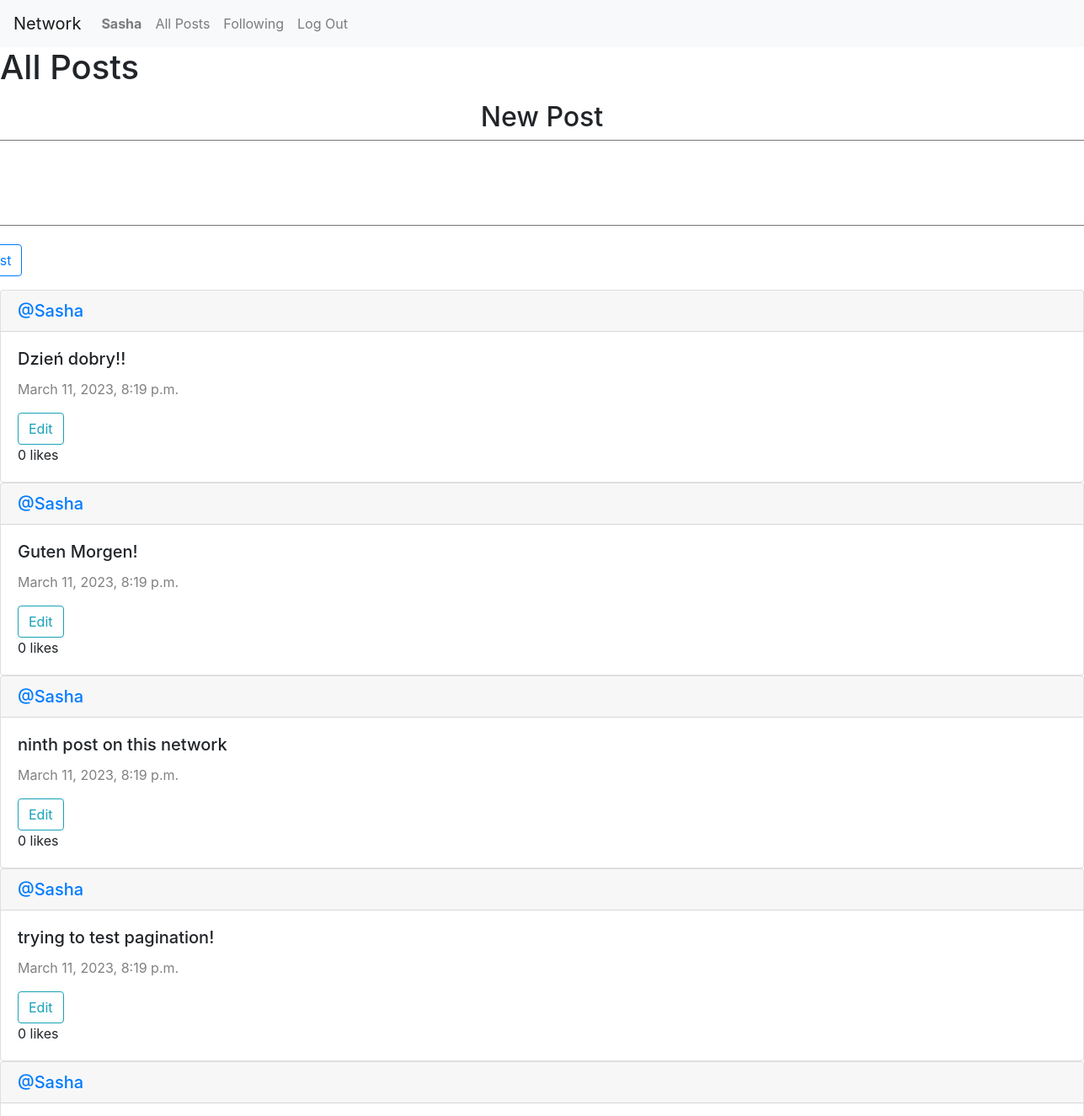
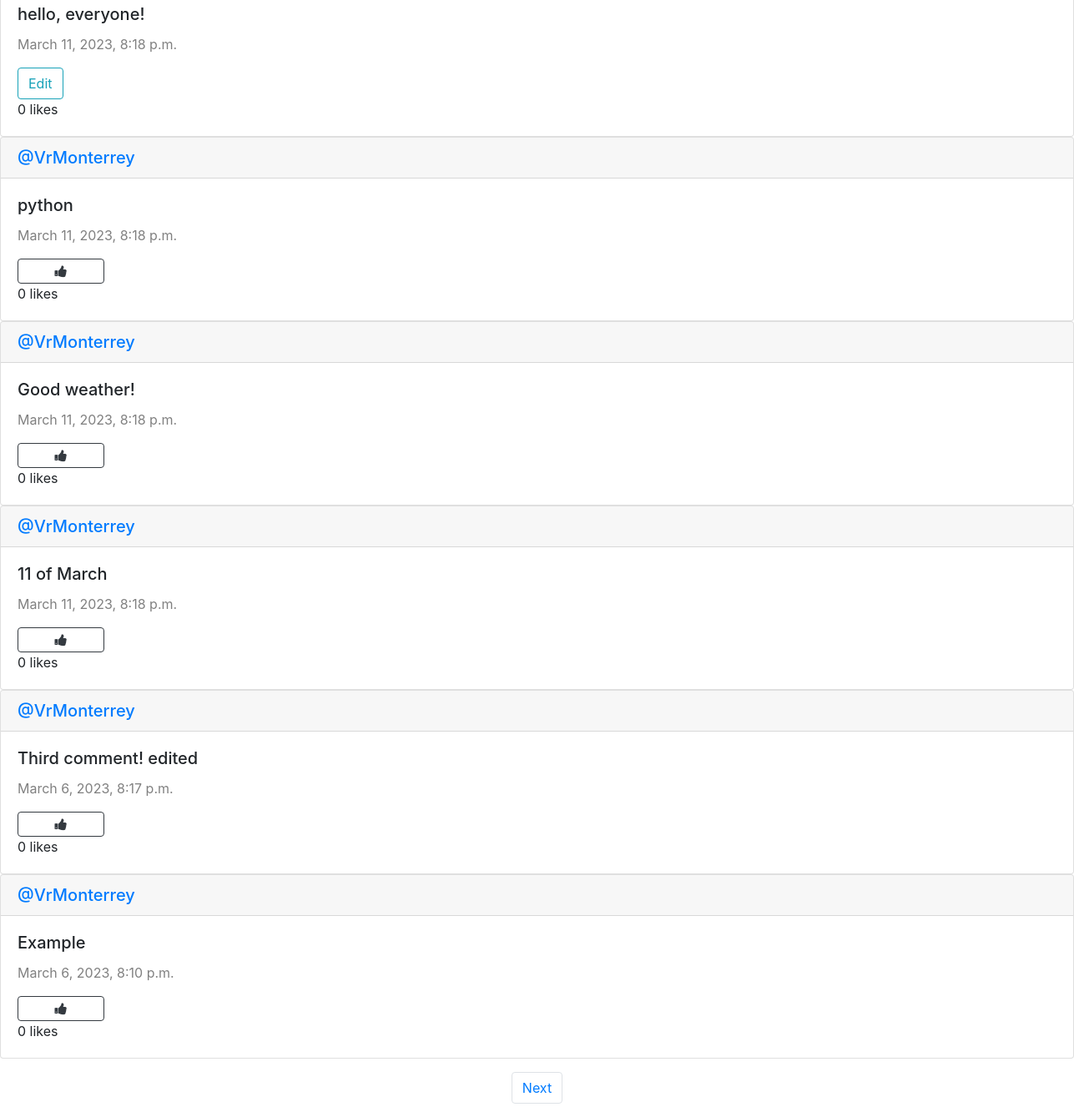
Screenshot of / (signed in) with the database file from the repository (2 pictures, top to bottom).
### network/models.py (models this page shows, shortened)
class User(AbstractUser):
    pass

class Post(models.Model):
    content = models.TextField(max_length=150)
    user = models.ForeignKey(User, on_delete=models.CASCADE, related_name="posts")
    date = models.DateTimeField(auto_now_add=True)

### network/views.py (the view)
# urls.py: path("", views.index, name="index"),
def index(request):
    all = Post.objects.all().order_by("id").reverse()
    paginator = Paginator(all,10)
    pages = request.GET.get('page')
    items = paginator.get_page(pages)
    likes = Like.objects.all()
    liked = []
    try:
        for like in likes:
            if like.user.id == request.user.id:
                liked.append(like.post.id)
    except:
        liked = []
    return render(request, "network/index.html",{
        "items" : items,
        "liked" : liked
    })

### network/templates/network/index.html (shortened to what this page needs)
{% extends "network/layout.html" %}
{% block body %}
    <h1>All Posts</h1>
    {% if user.is_authenticated %}
    <div class="newPost my-3 mx-5">
        <h2>New Post</h2>
        <form action="{% url 'newPost' %}" method="post">
            <textarea name="content" rows="4" cols="130"></textarea><br/>
            <input type="submit" value="Post" class="btn btn-outline-primary mt-3"/>
        </form>
    </div>
    {% endif %}
    <div class="allPosts">
        {% for post in items %}
        <div class="card">
            <h5 class="card-header"><a href="{% url 'profile' user_id=post.user.id %}">@{{ post.user }}</a></h5>
            <div class="card-body">
              <h5 class="card-title" id="content_{{ post.id }}">{{ post.content }}</h5>
              <p style="color:gray" class="card-text">{{ post.date }}</p>
              {% if user.is_authenticated %}
              {% if user == post.user %}
                    <button class="btn btn-outline-info" data-toggle="modal" data-target="#edit_{{ post.id }}">Edit</button>
                      {% else %}
                      {% if post.id in liked %}
                        <button class="btn btn-danger fa fa-thumbs-up col-1" id="{{ post.id }}" onclick="likeHandler({{ post.id }}, {{ liked }})"></button>
                      {% else %}
                      <button class="btn btn-outline-dark fa fa-thumbs-up col-1" id="{{ post.id }}" onclick="likeHandler({{ post.id }}, {{ liked }})"></button>
                      {% endif %}
              {% endif %}
              {% endif %}
                <div class="likes-count">
                  <p id="num-likes-{{ post.id }}">{{ post.liked.count }}</p>
                  <p>likes</p>
                </div>
            </div>
          </div>
        {% endfor %}
    </div>
    <nav aria-label="Page navigation example">
        <ul class="pagination d-flex justify-content-center mt-3">
            {% if items.has_next %}
                <li class="page-item"><a class="page-link" href="?page={{ items.next_page_number }}">Next</a></li>
            {% endif %}
        </ul>
      </nav>
{% endblock %}

### network/templates/network/layout.html (shortened to what this page needs)
{% load static %}
<!DOCTYPE html>
<html lang="en">
    <head>
        <link rel="stylesheet" href="https://stackpath.bootstrapcdn.com/bootstrap/4.4.1/css/bootstrap.min.css">
        <link rel="stylesheet" href="https://cdnjs.cloudflare.com/ajax/libs/font-awesome/4.7.0/css/font-awesome.min.css">
        <link href="{% static 'network/styles.css' %}" rel="stylesheet">
    </head>
    <body>
        <nav class="navbar navbar-expand-lg navbar-light bg-light">
            <a class="navbar-brand" href="{% url 'index' %}">Network</a>
            <div>
              <ul class="navbar-nav mr-auto">
                {% if user.is_authenticated %}
                    <li class="nav-item">
                        <a class="nav-link" href="{% url 'profile' user_id=user.id %}"><strong>{{ user.username }}</strong></a>
                    </li>
                {% endif %}
                <li class="nav-item">
                  <a class="nav-link" href="{% url 'index' %}">All Posts</a>
                </li>
                {% if user.is_authenticated %}
                    <li class="nav-item">
                        <a class="nav-link" href="{% url 'following' %}">Following</a>
                    </li>
                    <li class="nav-item">
                        <a class="nav-link" href="{% url 'logout' %}">Log Out</a>
                    </li>
                {% endif %}
              </ul>
            </div>
          </nav>
        <div class="body">
            {% block body %}
            {% endblock %}
        </div>
    </body>
</html>

### network/static/network/styles.css (style rules this page uses)
.newPost { display: flex; flex-direction: column; justify-content: center; align-items: center; }
.likes-count p { display: inline; }
.likes-count p:not(:last-child)::after { content: ' '; }

### rows the page displays
User: username "Sasha"
Post: user "Sasha", content "Dzień dobry!!", date "March 11, 2023, 8:19 p.m.", liked.count "0"
Post: user "Sasha", content "Guten Morgen!", date "March 11, 2023, 8:19 p.m.", liked.count "0"
Post: user "Sasha", content "ninth post on this network", date "March 11, 2023, 8:19 p.m.", liked.count "0"
Post: user "Sasha", content "trying to test pagination!", date "March 11, 2023, 8:19 p.m.", liked.count "0"
Post: user "Sasha", content "hello, everyone!", date "March 11, 2023, 8:18 p.m.", liked.count "0"
Post: user "VrMonterrey", content "python", date "March 11, 2023, 8:18 p.m.", liked.count "0"
Post: user "VrMonterrey", content "Good weather!", date "March 11, 2023, 8:18 p.m.", liked.count "0"
Post: user "VrMonterrey", content "11 of March", date "March 11, 2023, 8:18 p.m.", liked.count "0"
Post: user "VrMonterrey", content "Third comment! edited", date "March 6, 2023, 8:17 p.m.", liked.count "0"
Post: user "VrMonterrey", content "Example", date "March 6, 2023, 8:10 p.m.", liked.count "0"
